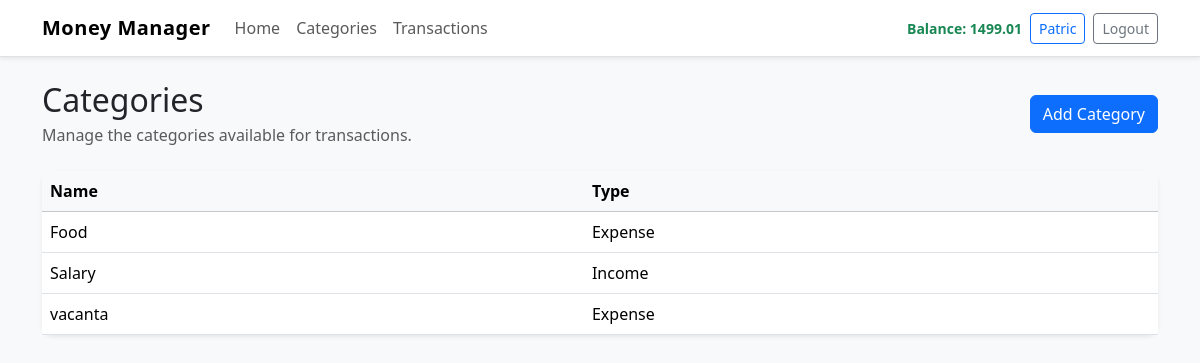
The page /categories/ (signed in) on the database as committed earlier.
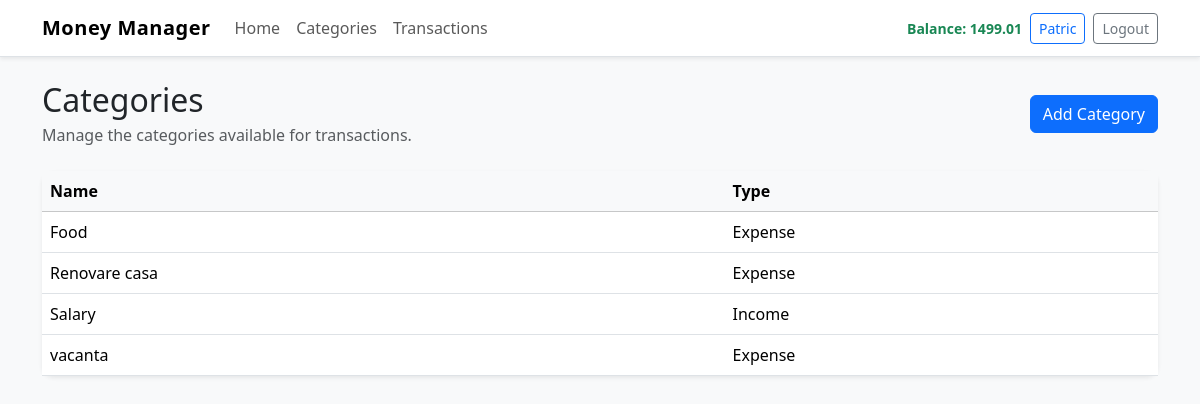
The same page on the database as committed later.
### core/models.py (models this page shows, shortened)
class Category(models.Model):
	name = models.CharField(max_length=100)
	is_income = models.BooleanField(default=False)
	created_at = models.DateTimeField(auto_now_add=True)
	updated_at = models.DateTimeField(auto_now=True)

### core/views.py (the view)
# urls.py: path('categories/', views.CategoryListView.as_view(), name='category-list'),
class CategoryListView(LoginRequiredMixin, ListView):
	model = Category
	template_name = 'core/category_list.html'
	context_object_name = 'categories'
	def get_queryset(self):
		return Category.objects.all().order_by('name')

### core/context_processors.py (called while the page is built)
def get_financial_summary(user):
	if not user.is_authenticated:
		return {
			'income_total': 0,
			'expense_total': 0,
			'current_balance': 0,
		}
	transactions = Transaction.objects.filter(user=user)
	income_total = transactions.filter(category__is_income=True).aggregate(total=Sum('amount'))['total'] or 0
	expense_total = transactions.filter(category__is_income=False).aggregate(total=Sum('amount'))['total'] or 0
	return {
		'income_total': income_total,
		'expense_total': expense_total,
		'current_balance': income_total - expense_total,
	}

def financial_summary(request):
	return get_financial_summary(request.user)

### core/templates/core/category_list.html (shortened to what this page needs)
{% extends 'core/base.html' %}
{% block content %}
<div class="d-flex justify-content-between align-items-center mb-4">
    <div>
        <h2 class="mb-1">Categories</h2>
        <p class="text-muted mb-0">Manage the categories available for transactions.</p>
    </div>
    <a class="btn btn-primary" href="{% url 'category-add' %}">Add Category</a>
</div>
<div class="card shadow-sm border-0">
    <div class="card-body p-0">
        <div class="table-responsive">
            <table class="table table-hover mb-0">
                <thead class="table-light">
                    <tr>
                        <th>Name</th>
                        <th>Type</th>
                    </tr>
                </thead>
                <tbody>
                    {% for category in categories %}
                    <tr>
                        <td>{{ category.name }}</td>
                        <td>{% if category.is_income %}Income{% else %}Expense{% endif %}</td>
                    </tr>
                    {% empty %}
                    <tr>
                        <td colspan="2" class="text-center py-4">No categories available yet.</td>
                    </tr>
                    {% endfor %}
                </tbody>
            </table>
        </div>
    </div>
</div>
{% endblock %}

Rows that differ between the two databases and show on the page:
added Category: name "Renovare casa", is_income "Expense"
